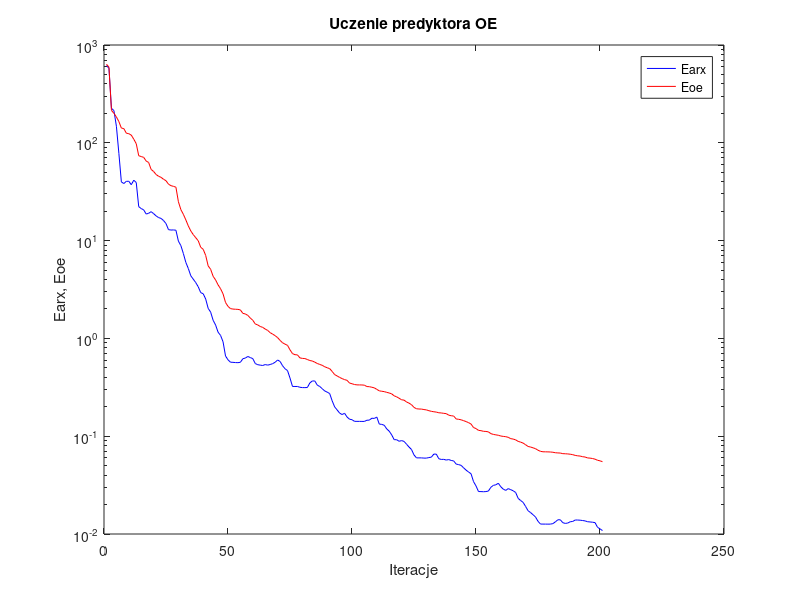
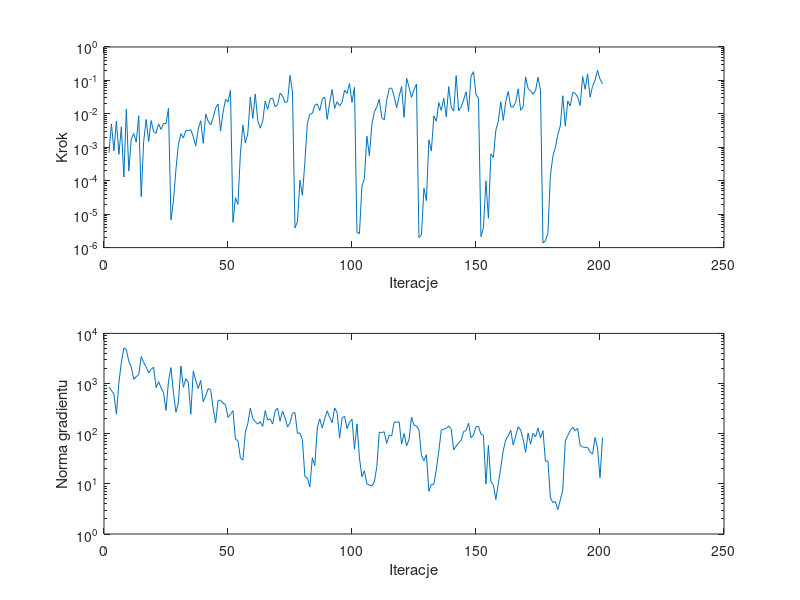

Reproduce these figures in MATLAB, in order.
%uczenie predyktora oe
clear all;
n=0; farx(n+1)=6.145608e+002; foe(n+1)=6.359873e+002; wspucz(n+1)=0.000000e+000; ng(n+1)=0.000000e+000;
%odnowa zmiennej metryki
n=1; farx(n+1)=5.794192e+002; foe(n+1)=5.934398e+002; krok(n+1)=6.847610e-004; ng(n+1)=8.518659e+002;
n=2; farx(n+1)=2.250172e+002; foe(n+1)=2.146697e+002; krok(n+1)=5.003630e-003; ng(n+1)=7.233288e+002;
n=3; farx(n+1)=2.136312e+002; foe(n+1)=2.001578e+002; krok(n+1)=7.821151e-004; ng(n+1)=6.213830e+002;
n=4; farx(n+1)=1.475843e+002; foe(n+1)=1.838331e+002; krok(n+1)=6.130766e-003; ng(n+1)=2.441882e+002;
n=5; farx(n+1)=7.777185e+001; foe(n+1)=1.647067e+002; krok(n+1)=6.166559e-004; ng(n+1)=1.044345e+003;
n=6; farx(n+1)=3.981925e+001; foe(n+1)=1.415280e+002; krok(n+1)=4.112443e-003; ng(n+1)=2.646275e+003;
n=7; farx(n+1)=3.833866e+001; foe(n+1)=1.396980e+002; krok(n+1)=1.289393e-004; ng(n+1)=5.111301e+003;
n=8; farx(n+1)=4.037300e+001; foe(n+1)=1.253527e+002; krok(n+1)=1.376948e-002; ng(n+1)=4.805775e+003;
n=9; farx(n+1)=4.042886e+001; foe(n+1)=1.239369e+002; krok(n+1)=1.963632e-004; ng(n+1)=2.760803e+003;
n=10; farx(n+1)=3.728117e+001; foe(n+1)=1.198817e+002; krok(n+1)=1.812955e-003; ng(n+1)=2.127029e+003;
n=11; farx(n+1)=4.145900e+001; foe(n+1)=1.089092e+002; krok(n+1)=2.583925e-003; ng(n+1)=1.217128e+003;
n=12; farx(n+1)=3.928176e+001; foe(n+1)=9.792946e+001; krok(n+1)=1.420511e-003; ng(n+1)=1.366258e+003;
n=13; farx(n+1)=2.222611e+001; foe(n+1)=7.375373e+001; krok(n+1)=8.744518e-003; ng(n+1)=1.498659e+003;
n=14; farx(n+1)=2.126876e+001; foe(n+1)=7.236930e+001; krok(n+1)=3.328831e-005; ng(n+1)=3.455347e+003;
n=15; farx(n+1)=2.062177e+001; foe(n+1)=7.098274e+001; krok(n+1)=1.505777e-003; ng(n+1)=2.625974e+003;
n=16; farx(n+1)=1.869264e+001; foe(n+1)=6.512042e+001; krok(n+1)=6.800237e-003; ng(n+1)=2.138182e+003;
n=17; farx(n+1)=1.902194e+001; foe(n+1)=6.291309e+001; krok(n+1)=1.486749e-003; ng(n+1)=1.639178e+003;
n=18; farx(n+1)=1.976901e+001; foe(n+1)=5.343664e+001; krok(n+1)=6.324208e-003; ng(n+1)=1.909890e+003;
n=19; farx(n+1)=1.887308e+001; foe(n+1)=5.089319e+001; krok(n+1)=2.929274e-003; ng(n+1)=2.121201e+003;
n=20; farx(n+1)=1.790391e+001; foe(n+1)=4.742038e+001; krok(n+1)=2.647552e-003; ng(n+1)=8.317061e+002;
n=21; farx(n+1)=1.719155e+001; foe(n+1)=4.548341e+001; krok(n+1)=5.022246e-003; ng(n+1)=1.094490e+003;
n=22; farx(n+1)=1.687002e+001; foe(n+1)=4.435690e+001; krok(n+1)=3.427028e-003; ng(n+1)=8.239242e+002;
n=23; farx(n+1)=1.603646e+001; foe(n+1)=4.237827e+001; krok(n+1)=5.167850e-003; ng(n+1)=6.623710e+002;
n=24; farx(n+1)=1.493621e+001; foe(n+1)=4.097275e+001; krok(n+1)=5.095665e-003; ng(n+1)=2.918325e+002;
n=25; farx(n+1)=1.294397e+001; foe(n+1)=3.774889e+001; krok(n+1)=1.464382e-002; ng(n+1)=1.106745e+003;
%odnowa zmiennej metryki
n=26; farx(n+1)=1.281876e+001; foe(n+1)=3.645094e+001; krok(n+1)=6.695013e-006; ng(n+1)=2.076204e+003;
n=27; farx(n+1)=1.286143e+001; foe(n+1)=3.587590e+001; krok(n+1)=2.509886e-005; ng(n+1)=6.623124e+002;
n=28; farx(n+1)=1.276237e+001; foe(n+1)=3.515920e+001; krok(n+1)=2.154098e-004; ng(n+1)=2.673059e+002;
n=29; farx(n+1)=9.877167e+000; foe(n+1)=2.495847e+001; krok(n+1)=1.207428e-003; ng(n+1)=4.204661e+002;
n=30; farx(n+1)=8.880037e+000; foe(n+1)=2.072163e+001; krok(n+1)=2.547833e-003; ng(n+1)=2.245713e+003;
n=31; farx(n+1)=7.377580e+000; foe(n+1)=1.857001e+001; krok(n+1)=1.908037e-003; ng(n+1)=8.366273e+002;
n=32; farx(n+1)=5.981715e+000; foe(n+1)=1.627974e+001; krok(n+1)=3.144401e-003; ng(n+1)=1.253556e+003;
n=33; farx(n+1)=5.183674e+000; foe(n+1)=1.412147e+001; krok(n+1)=3.187345e-003; ng(n+1)=1.055474e+003;
n=34; farx(n+1)=4.365923e+000; foe(n+1)=1.254547e+001; krok(n+1)=3.334617e-003; ng(n+1)=2.438990e+002;
n=35; farx(n+1)=4.030530e+000; foe(n+1)=1.150835e+001; krok(n+1)=2.077331e-003; ng(n+1)=1.782238e+003;
n=36; farx(n+1)=3.719236e+000; foe(n+1)=1.070057e+001; krok(n+1)=1.102111e-003; ng(n+1)=1.146354e+003;
n=37; farx(n+1)=3.370275e+000; foe(n+1)=9.960353e+000; krok(n+1)=3.514634e-003; ng(n+1)=7.955162e+002;
n=38; farx(n+1)=2.937600e+000; foe(n+1)=8.543678e+000; krok(n+1)=6.256921e-003; ng(n+1)=1.158143e+003;
n=39; farx(n+1)=2.861342e+000; foe(n+1)=8.146419e+000; krok(n+1)=1.317301e-003; ng(n+1)=4.334163e+002;
n=40; farx(n+1)=2.527672e+000; foe(n+1)=7.054735e+000; krok(n+1)=9.832841e-003; ng(n+1)=5.722754e+002;
n=41; farx(n+1)=2.030435e+000; foe(n+1)=5.516849e+000; krok(n+1)=6.053639e-003; ng(n+1)=7.922475e+002;
n=42; farx(n+1)=1.856175e+000; foe(n+1)=5.086691e+000; krok(n+1)=4.649896e-003; ng(n+1)=7.556025e+002;
n=43; farx(n+1)=1.532602e+000; foe(n+1)=4.316153e+000; krok(n+1)=7.598245e-003; ng(n+1)=3.227917e+002;
n=44; farx(n+1)=1.369502e+000; foe(n+1)=3.957926e+000; krok(n+1)=1.500979e-002; ng(n+1)=1.643031e+002;
n=45; farx(n+1)=1.157282e+000; foe(n+1)=3.526656e+000; krok(n+1)=1.975828e-002; ng(n+1)=4.638085e+002;
n=46; farx(n+1)=1.073140e+000; foe(n+1)=3.219336e+000; krok(n+1)=3.096185e-003; ng(n+1)=4.630571e+002;
n=47; farx(n+1)=9.237494e-001; foe(n+1)=2.856059e+000; krok(n+1)=1.109636e-002; ng(n+1)=4.049869e+002;
n=48; farx(n+1)=6.608259e-001; foe(n+1)=2.329354e+000; krok(n+1)=2.721013e-002; ng(n+1)=3.806769e+002;
n=49; farx(n+1)=6.042516e-001; foe(n+1)=2.125426e+000; krok(n+1)=2.272397e-002; ng(n+1)=2.099682e+002;
n=50; farx(n+1)=5.708970e-001; foe(n+1)=2.016178e+000; krok(n+1)=5.034993e-002; ng(n+1)=2.423224e+002;
%odnowa zmiennej metryki
n=51; farx(n+1)=5.692693e-001; foe(n+1)=1.994777e+000; krok(n+1)=5.656906e-006; ng(n+1)=2.868484e+002;
n=52; farx(n+1)=5.662211e-001; foe(n+1)=1.986825e+000; krok(n+1)=3.079431e-005; ng(n+1)=7.724204e+001;
n=53; farx(n+1)=5.647494e-001; foe(n+1)=1.980978e+000; krok(n+1)=1.961746e-005; ng(n+1)=7.314063e+001;
n=54; farx(n+1)=5.700483e-001; foe(n+1)=1.954266e+000; krok(n+1)=6.497382e-004; ng(n+1)=3.281434e+001;
n=55; farx(n+1)=6.199708e-001; foe(n+1)=1.803262e+000; krok(n+1)=4.563662e-003; ng(n+1)=2.967486e+001;
n=56; farx(n+1)=6.295564e-001; foe(n+1)=1.778479e+000; krok(n+1)=1.338974e-003; ng(n+1)=1.072828e+002;
n=57; farx(n+1)=6.535093e-001; foe(n+1)=1.717357e+000; krok(n+1)=2.651602e-003; ng(n+1)=1.613341e+002;
n=58; farx(n+1)=6.369224e-001; foe(n+1)=1.614362e+000; krok(n+1)=3.172883e-002; ng(n+1)=3.236596e+002;
n=59; farx(n+1)=6.211703e-001; foe(n+1)=1.531495e+000; krok(n+1)=7.314625e-003; ng(n+1)=2.020326e+002;
n=60; farx(n+1)=5.531494e-001; foe(n+1)=1.404679e+000; krok(n+1)=3.929724e-002; ng(n+1)=1.737272e+002;
n=61; farx(n+1)=5.384400e-001; foe(n+1)=1.372598e+000; krok(n+1)=6.256921e-003; ng(n+1)=1.551585e+002;
n=62; farx(n+1)=5.329933e-001; foe(n+1)=1.324572e+000; krok(n+1)=3.722051e-003; ng(n+1)=1.735124e+002;
n=63; farx(n+1)=5.285595e-001; foe(n+1)=1.296087e+000; krok(n+1)=5.967206e-003; ng(n+1)=1.395336e+002;
n=64; farx(n+1)=5.401111e-001; foe(n+1)=1.246951e+000; krok(n+1)=2.409244e-002; ng(n+1)=2.875620e+002;
n=65; farx(n+1)=5.330901e-001; foe(n+1)=1.206606e+000; krok(n+1)=1.360507e-002; ng(n+1)=1.870220e+002;
n=66; farx(n+1)=5.407444e-001; foe(n+1)=1.144523e+000; krok(n+1)=2.812841e-002; ng(n+1)=1.961950e+002;
n=67; farx(n+1)=5.518324e-001; foe(n+1)=1.106102e+000; krok(n+1)=2.967304e-002; ng(n+1)=1.556095e+002;
n=68; farx(n+1)=5.704285e-001; foe(n+1)=1.067047e+000; krok(n+1)=1.626130e-002; ng(n+1)=2.839916e+002;
n=69; farx(n+1)=6.010860e-001; foe(n+1)=1.018405e+000; krok(n+1)=1.873553e-002; ng(n+1)=3.229014e+002;
n=70; farx(n+1)=5.813506e-001; foe(n+1)=9.543607e-001; krok(n+1)=4.134280e-002; ng(n+1)=1.779855e+002;
n=71; farx(n+1)=5.255790e-001; foe(n+1)=9.020907e-001; krok(n+1)=3.452721e-002; ng(n+1)=2.847320e+002;
n=72; farx(n+1)=4.895226e-001; foe(n+1)=8.732569e-001; krok(n+1)=2.191235e-002; ng(n+1)=2.062443e+002;
n=73; farx(n+1)=4.685726e-001; foe(n+1)=8.491297e-001; krok(n+1)=2.308292e-002; ng(n+1)=1.372828e+002;
n=74; farx(n+1)=3.930532e-001; foe(n+1)=7.639947e-001; krok(n+1)=1.420169e-001; ng(n+1)=1.640228e+002;
n=75; farx(n+1)=3.227983e-001; foe(n+1)=6.994548e-001; krok(n+1)=4.486659e-002; ng(n+1)=2.568165e+002;
%odnowa zmiennej metryki
n=76; farx(n+1)=3.224755e-001; foe(n+1)=6.814843e-001; krok(n+1)=3.872941e-006; ng(n+1)=2.647208e+002;
n=77; farx(n+1)=3.224158e-001; foe(n+1)=6.783514e-001; krok(n+1)=5.961800e-006; ng(n+1)=1.015228e+002;
n=78; farx(n+1)=3.164691e-001; foe(n+1)=6.319719e-001; krok(n+1)=1.042068e-004; ng(n+1)=1.033155e+002;
n=79; farx(n+1)=3.141524e-001; foe(n+1)=6.243907e-001; krok(n+1)=3.651596e-005; ng(n+1)=7.578736e+001;
n=80; farx(n+1)=3.138981e-001; foe(n+1)=6.220369e-001; krok(n+1)=3.652332e-004; ng(n+1)=1.396781e+001;
n=81; farx(n+1)=3.146583e-001; foe(n+1)=6.087169e-001; krok(n+1)=5.173682e-003; ng(n+1)=1.302939e+001;
n=82; farx(n+1)=3.504480e-001; foe(n+1)=5.936623e-001; krok(n+1)=9.816978e-003; ng(n+1)=8.734612e+000;
n=83; farx(n+1)=3.671283e-001; foe(n+1)=5.873229e-001; krok(n+1)=1.027490e-002; ng(n+1)=3.312989e+001;
n=84; farx(n+1)=3.671473e-001; foe(n+1)=5.713619e-001; krok(n+1)=1.801017e-002; ng(n+1)=2.319784e+001;
n=85; farx(n+1)=3.327845e-001; foe(n+1)=5.541786e-001; krok(n+1)=1.987953e-002; ng(n+1)=1.303315e+002;
n=86; farx(n+1)=3.222734e-001; foe(n+1)=5.416121e-001; krok(n+1)=1.256682e-002; ng(n+1)=1.977863e+002;
n=87; farx(n+1)=3.059689e-001; foe(n+1)=5.305822e-001; krok(n+1)=2.788178e-002; ng(n+1)=1.306046e+002;
n=88; farx(n+1)=2.900747e-001; foe(n+1)=5.129211e-001; krok(n+1)=3.153338e-002; ng(n+1)=1.997586e+002;
n=89; farx(n+1)=2.822347e-001; foe(n+1)=5.011467e-001; krok(n+1)=6.854056e-003; ng(n+1)=2.862585e+002;
n=90; farx(n+1)=2.728503e-001; foe(n+1)=4.906515e-001; krok(n+1)=2.183177e-002; ng(n+1)=2.099979e+002;
n=91; farx(n+1)=2.301244e-001; foe(n+1)=4.592991e-001; krok(n+1)=5.360061e-002; ng(n+1)=1.663460e+002;
n=92; farx(n+1)=1.994488e-001; foe(n+1)=4.265085e-001; krok(n+1)=1.464382e-002; ng(n+1)=3.264671e+002;
n=93; farx(n+1)=1.857372e-001; foe(n+1)=4.132845e-001; krok(n+1)=2.307159e-002; ng(n+1)=2.631458e+002;
n=94; farx(n+1)=1.723558e-001; foe(n+1)=3.992204e-001; krok(n+1)=1.736512e-002; ng(n+1)=8.152750e+001;
n=95; farx(n+1)=1.665518e-001; foe(n+1)=3.882119e-001; krok(n+1)=2.219272e-002; ng(n+1)=2.044744e+002;
n=96; farx(n+1)=1.715937e-001; foe(n+1)=3.790956e-001; krok(n+1)=5.122362e-002; ng(n+1)=2.235310e+002;
n=97; farx(n+1)=1.572740e-001; foe(n+1)=3.727398e-001; krok(n+1)=4.048730e-002; ng(n+1)=1.256118e+002;
n=98; farx(n+1)=1.491561e-001; foe(n+1)=3.495395e-001; krok(n+1)=8.097460e-002; ng(n+1)=1.691656e+002;
n=99; farx(n+1)=1.474908e-001; foe(n+1)=3.438885e-001; krok(n+1)=2.191235e-002; ng(n+1)=1.951222e+002;
n=100; farx(n+1)=1.419068e-001; foe(n+1)=3.376473e-001; krok(n+1)=6.247411e-002; ng(n+1)=4.885368e+001;
%odnowa zmiennej metryki
n=101; farx(n+1)=1.418280e-001; foe(n+1)=3.347699e-001; krok(n+1)=2.881842e-006; ng(n+1)=1.566527e+002;
n=102; farx(n+1)=1.417967e-001; foe(n+1)=3.345784e-001; krok(n+1)=2.615947e-006; ng(n+1)=3.299573e+001;
n=103; farx(n+1)=1.416546e-001; foe(n+1)=3.340970e-001; krok(n+1)=6.918420e-005; ng(n+1)=1.378804e+001;
n=104; farx(n+1)=1.416389e-001; foe(n+1)=3.325144e-001; krok(n+1)=1.174532e-004; ng(n+1)=1.823415e+001;
n=105; farx(n+1)=1.456018e-001; foe(n+1)=3.217435e-001; krok(n+1)=2.145173e-003; ng(n+1)=9.968224e+000;
n=106; farx(n+1)=1.460748e-001; foe(n+1)=3.209237e-001; krok(n+1)=5.631478e-004; ng(n+1)=9.416414e+000;
n=107; farx(n+1)=1.527004e-001; foe(n+1)=3.165380e-001; krok(n+1)=4.692985e-003; ng(n+1)=9.116535e+000;
n=108; farx(n+1)=1.519847e-001; foe(n+1)=3.121516e-001; krok(n+1)=1.153579e-002; ng(n+1)=1.091430e+001;
n=109; farx(n+1)=1.569268e-001; foe(n+1)=3.012846e-001; krok(n+1)=1.604627e-002; ng(n+1)=2.200071e+001;
n=110; farx(n+1)=1.329807e-001; foe(n+1)=2.908799e-001; krok(n+1)=2.741623e-002; ng(n+1)=1.071575e+002;
n=111; farx(n+1)=1.321033e-001; foe(n+1)=2.880895e-001; krok(n+1)=7.824004e-003; ng(n+1)=1.055596e+002;
n=112; farx(n+1)=1.293951e-001; foe(n+1)=2.857137e-001; krok(n+1)=6.607631e-003; ng(n+1)=1.090859e+002;
n=113; farx(n+1)=1.187379e-001; foe(n+1)=2.807430e-001; krok(n+1)=2.539936e-002; ng(n+1)=6.411606e+001;
n=114; farx(n+1)=1.125665e-001; foe(n+1)=2.767383e-001; krok(n+1)=5.753289e-002; ng(n+1)=9.351985e+001;
n=115; farx(n+1)=1.032125e-001; foe(n+1)=2.709356e-001; krok(n+1)=5.908701e-002; ng(n+1)=9.023403e+001;
n=116; farx(n+1)=9.218101e-002; foe(n+1)=2.588932e-001; krok(n+1)=3.320390e-002; ng(n+1)=1.718728e+002;
n=117; farx(n+1)=9.205886e-002; foe(n+1)=2.526127e-001; krok(n+1)=1.521910e-002; ng(n+1)=1.689411e+002;
n=118; farx(n+1)=8.873082e-002; foe(n+1)=2.443160e-001; krok(n+1)=3.320390e-002; ng(n+1)=1.723532e+002;
n=119; farx(n+1)=9.016876e-002; foe(n+1)=2.357181e-001; krok(n+1)=6.640781e-002; ng(n+1)=6.210628e+001;
n=120; farx(n+1)=8.847696e-002; foe(n+1)=2.338358e-001; krok(n+1)=7.835038e-003; ng(n+1)=1.012366e+002;
n=121; farx(n+1)=8.272912e-002; foe(n+1)=2.236874e-001; krok(n+1)=1.181740e-001; ng(n+1)=5.733702e+001;
n=122; farx(n+1)=7.747922e-002; foe(n+1)=2.177524e-001; krok(n+1)=6.255374e-002; ng(n+1)=7.626521e+001;
n=123; farx(n+1)=7.307597e-002; foe(n+1)=2.099120e-001; krok(n+1)=3.111701e-002; ng(n+1)=2.149768e+002;
n=124; farx(n+1)=6.431678e-002; foe(n+1)=1.970588e-001; krok(n+1)=5.223014e-002; ng(n+1)=1.477789e+002;
n=125; farx(n+1)=6.004984e-002; foe(n+1)=1.908528e-001; krok(n+1)=7.799474e-002; ng(n+1)=1.427771e+002;
%odnowa zmiennej metryki
n=126; farx(n+1)=6.004196e-002; foe(n+1)=1.896518e-001; krok(n+1)=2.003006e-006; ng(n+1)=1.190705e+002;
n=127; farx(n+1)=6.002653e-002; foe(n+1)=1.894495e-001; krok(n+1)=2.400596e-006; ng(n+1)=3.688140e+001;
n=128; farx(n+1)=5.971927e-002; foe(n+1)=1.872597e-001; krok(n+1)=5.926241e-005; ng(n+1)=2.898426e+001;
n=129; farx(n+1)=5.970038e-002; foe(n+1)=1.858116e-001; krok(n+1)=2.537849e-005; ng(n+1)=3.801100e+001;
n=130; farx(n+1)=6.046522e-002; foe(n+1)=1.823332e-001; krok(n+1)=1.675019e-003; ng(n+1)=7.125228e+000;
n=131; farx(n+1)=6.108952e-002; foe(n+1)=1.796220e-001; krok(n+1)=7.740461e-004; ng(n+1)=9.815736e+000;
n=132; farx(n+1)=6.563509e-002; foe(n+1)=1.778244e-001; krok(n+1)=8.669283e-003; ng(n+1)=9.762261e+000;
n=133; farx(n+1)=6.555728e-002; foe(n+1)=1.763898e-001; krok(n+1)=5.997467e-003; ng(n+1)=1.946584e+001;
n=134; farx(n+1)=5.882617e-002; foe(n+1)=1.736078e-001; krok(n+1)=2.165649e-002; ng(n+1)=4.498481e+001;
n=135; farx(n+1)=5.786014e-002; foe(n+1)=1.729075e-001; krok(n+1)=1.263902e-002; ng(n+1)=1.168733e+002;
n=136; farx(n+1)=5.802478e-002; foe(n+1)=1.712357e-001; krok(n+1)=2.928765e-002; ng(n+1)=1.233493e+002;
n=137; farx(n+1)=5.701409e-002; foe(n+1)=1.701903e-001; krok(n+1)=8.190859e-003; ng(n+1)=1.277770e+002;
n=138; farx(n+1)=5.770255e-002; foe(n+1)=1.640918e-001; krok(n+1)=6.503090e-002; ng(n+1)=1.426323e+002;
n=139; farx(n+1)=5.649332e-002; foe(n+1)=1.619282e-001; krok(n+1)=1.611092e-002; ng(n+1)=1.240337e+002;
n=140; farx(n+1)=5.588873e-002; foe(n+1)=1.607942e-001; krok(n+1)=1.203834e-002; ng(n+1)=4.729393e+001;
n=141; farx(n+1)=5.186616e-002; foe(n+1)=1.500647e-001; krok(n+1)=1.399123e-001; ng(n+1)=5.679798e+001;
n=142; farx(n+1)=5.121888e-002; foe(n+1)=1.488618e-001; krok(n+1)=1.238474e-002; ng(n+1)=6.543445e+001;
n=143; farx(n+1)=5.033464e-002; foe(n+1)=1.470987e-001; krok(n+1)=1.586441e-002; ng(n+1)=7.395070e+001;
n=144; farx(n+1)=4.748345e-002; foe(n+1)=1.441987e-001; krok(n+1)=2.618049e-002; ng(n+1)=1.108193e+002;
n=145; farx(n+1)=4.499932e-002; foe(n+1)=1.410648e-001; krok(n+1)=4.530245e-002; ng(n+1)=1.152110e+002;
n=146; farx(n+1)=4.302221e-002; foe(n+1)=1.376671e-001; krok(n+1)=1.193571e-002; ng(n+1)=1.626373e+002;
n=147; farx(n+1)=4.132407e-002; foe(n+1)=1.331022e-001; krok(n+1)=1.337651e-001; ng(n+1)=8.295789e+001;
n=148; farx(n+1)=3.432595e-002; foe(n+1)=1.226579e-001; krok(n+1)=1.827549e-001; ng(n+1)=9.440701e+001;
n=149; farx(n+1)=3.103015e-002; foe(n+1)=1.196836e-001; krok(n+1)=3.688951e-002; ng(n+1)=1.379631e+002;
n=150; farx(n+1)=2.718148e-002; foe(n+1)=1.147301e-001; krok(n+1)=2.954351e-002; ng(n+1)=1.402877e+002;
%odnowa zmiennej metryki
n=151; farx(n+1)=2.714460e-002; foe(n+1)=1.139364e-001; krok(n+1)=2.119766e-006; ng(n+1)=9.757496e+001;
n=152; farx(n+1)=2.705636e-002; foe(n+1)=1.122076e-001; krok(n+1)=4.000651e-006; ng(n+1)=9.281803e+001;
n=153; farx(n+1)=2.715680e-002; foe(n+1)=1.118465e-001; krok(n+1)=9.848602e-005; ng(n+1)=9.839975e+000;
n=154; farx(n+1)=2.749374e-002; foe(n+1)=1.107478e-001; krok(n+1)=7.559406e-006; ng(n+1)=5.865791e+001;
n=155; farx(n+1)=3.005688e-002; foe(n+1)=1.061873e-001; krok(n+1)=6.359070e-004; ng(n+1)=1.103552e+001;
n=156; farx(n+1)=3.141952e-002; foe(n+1)=1.043456e-001; krok(n+1)=4.957630e-004; ng(n+1)=9.541776e+000;
n=157; farx(n+1)=3.187166e-002; foe(n+1)=1.032132e-001; krok(n+1)=3.264384e-003; ng(n+1)=4.869161e+000;
n=158; farx(n+1)=3.302427e-002; foe(n+1)=1.022344e-001; krok(n+1)=6.023109e-003; ng(n+1)=1.015336e+001;
n=159; farx(n+1)=3.041833e-002; foe(n+1)=1.004399e-001; krok(n+1)=2.307159e-002; ng(n+1)=2.112289e+001;
n=160; farx(n+1)=2.873158e-002; foe(n+1)=9.955586e-002; krok(n+1)=6.380132e-003; ng(n+1)=4.637742e+001;
n=161; farx(n+1)=2.792989e-002; foe(n+1)=9.886792e-002; krok(n+1)=2.351648e-002; ng(n+1)=7.619175e+001;
n=162; farx(n+1)=2.912019e-002; foe(n+1)=9.738742e-002; krok(n+1)=4.681906e-002; ng(n+1)=8.992660e+001;
n=163; farx(n+1)=2.840136e-002; foe(n+1)=9.438591e-002; krok(n+1)=1.617035e-002; ng(n+1)=1.180195e+002;
n=164; farx(n+1)=2.766476e-002; foe(n+1)=9.348337e-002; krok(n+1)=1.603572e-002; ng(n+1)=5.942949e+001;
n=165; farx(n+1)=2.655552e-002; foe(n+1)=9.168892e-002; krok(n+1)=2.191235e-002; ng(n+1)=8.994273e+001;
n=166; farx(n+1)=2.313839e-002; foe(n+1)=8.854727e-002; krok(n+1)=5.598693e-002; ng(n+1)=1.378448e+002;
n=167; farx(n+1)=2.199690e-002; foe(n+1)=8.694710e-002; krok(n+1)=1.280341e-002; ng(n+1)=1.183123e+002;
n=168; farx(n+1)=2.105613e-002; foe(n+1)=8.502836e-002; krok(n+1)=1.617035e-002; ng(n+1)=7.800155e+001;
n=169; farx(n+1)=1.912247e-002; foe(n+1)=8.180347e-002; krok(n+1)=1.271551e-001; ng(n+1)=4.249179e+001;
n=170; farx(n+1)=1.729981e-002; foe(n+1)=7.854653e-002; krok(n+1)=5.709755e-002; ng(n+1)=1.034756e+002;
n=171; farx(n+1)=1.656438e-002; foe(n+1)=7.748779e-002; krok(n+1)=4.904612e-002; ng(n+1)=6.153114e+001;
n=172; farx(n+1)=1.574754e-002; foe(n+1)=7.607595e-002; krok(n+1)=3.847317e-002; ng(n+1)=1.020198e+002;
n=173; farx(n+1)=1.491997e-002; foe(n+1)=7.454922e-002; krok(n+1)=4.895097e-002; ng(n+1)=8.629289e+001;
n=174; farx(n+1)=1.348819e-002; foe(n+1)=7.187427e-002; krok(n+1)=1.241122e-001; ng(n+1)=1.302494e+002;
n=175; farx(n+1)=1.264220e-002; foe(n+1)=7.005448e-002; krok(n+1)=5.208958e-002; ng(n+1)=8.226424e+001;
%odnowa zmiennej metryki
n=176; farx(n+1)=1.262942e-002; foe(n+1)=6.929205e-002; krok(n+1)=1.376038e-006; ng(n+1)=1.146518e+002;
n=177; farx(n+1)=1.262513e-002; foe(n+1)=6.923951e-002; krok(n+1)=1.598501e-006; ng(n+1)=2.819664e+001;
n=178; farx(n+1)=1.261600e-002; foe(n+1)=6.912512e-002; krok(n+1)=2.756683e-006; ng(n+1)=2.878765e+001;
n=179; farx(n+1)=1.262512e-002; foe(n+1)=6.895025e-002; krok(n+1)=1.457243e-004; ng(n+1)=5.237531e+000;
n=180; farx(n+1)=1.276903e-002; foe(n+1)=6.853249e-002; krok(n+1)=5.391128e-004; ng(n+1)=4.225227e+000;
n=181; farx(n+1)=1.330914e-002; foe(n+1)=6.777111e-002; krok(n+1)=9.915259e-004; ng(n+1)=4.435508e+000;
n=182; farx(n+1)=1.397580e-002; foe(n+1)=6.745392e-002; krok(n+1)=2.400647e-003; ng(n+1)=3.068139e+000;
n=183; farx(n+1)=1.397383e-002; foe(n+1)=6.725708e-002; krok(n+1)=4.403244e-003; ng(n+1)=4.807172e+000;
n=184; farx(n+1)=1.305137e-002; foe(n+1)=6.631382e-002; krok(n+1)=3.477029e-002; ng(n+1)=7.614268e+000;
n=185; farx(n+1)=1.283418e-002; foe(n+1)=6.613857e-002; krok(n+1)=4.312903e-003; ng(n+1)=7.159346e+001;
n=186; farx(n+1)=1.294406e-002; foe(n+1)=6.587424e-002; krok(n+1)=2.426108e-002; ng(n+1)=9.247093e+001;
n=187; farx(n+1)=1.334891e-002; foe(n+1)=6.542643e-002; krok(n+1)=1.713076e-002; ng(n+1)=1.158794e+002;
n=188; farx(n+1)=1.343645e-002; foe(n+1)=6.476255e-002; krok(n+1)=4.331299e-002; ng(n+1)=1.343204e+002;
n=189; farx(n+1)=1.390568e-002; foe(n+1)=6.364360e-002; krok(n+1)=4.130221e-002; ng(n+1)=1.155900e+002;
n=190; farx(n+1)=1.389348e-002; foe(n+1)=6.300278e-002; krok(n+1)=3.203828e-002; ng(n+1)=1.269119e+002;
n=191; farx(n+1)=1.383871e-002; foe(n+1)=6.265947e-002; krok(n+1)=1.776017e-002; ng(n+1)=5.839808e+001;
n=192; farx(n+1)=1.373292e-002; foe(n+1)=6.168941e-002; krok(n+1)=1.308949e-001; ng(n+1)=5.424996e+001;
n=193; farx(n+1)=1.361331e-002; foe(n+1)=6.126111e-002; krok(n+1)=5.440189e-002; ng(n+1)=5.351376e+001;
n=194; farx(n+1)=1.335126e-002; foe(n+1)=5.995429e-002; krok(n+1)=1.568265e-001; ng(n+1)=5.305044e+001;
n=195; farx(n+1)=1.328163e-002; foe(n+1)=5.969742e-002; krok(n+1)=3.178877e-002; ng(n+1)=4.340593e+001;
n=196; farx(n+1)=1.319398e-002; foe(n+1)=5.912017e-002; krok(n+1)=6.677458e-002; ng(n+1)=3.929994e+001;
n=197; farx(n+1)=1.307942e-002; foe(n+1)=5.822457e-002; krok(n+1)=1.005346e-001; ng(n+1)=8.412877e+001;
n=198; farx(n+1)=1.171280e-002; foe(n+1)=5.674625e-002; krok(n+1)=2.020751e-001; ng(n+1)=5.196579e+001;
n=199; farx(n+1)=1.128789e-002; foe(n+1)=5.599817e-002; krok(n+1)=1.091056e-001; ng(n+1)=1.323731e+001;
n=200; farx(n+1)=1.084078e-002; foe(n+1)=5.485853e-002; krok(n+1)=7.951813e-002; ng(n+1)=8.367780e+001;

figure; semilogy(farx,'b'); hold on; semilogy(foe,'r'); xlabel('Iteracje'); ylabel('Earx, Eoe'); legend('Earx','Eoe'); title('Uczenie predyktora OE');
figure; subplot(2,1,1); semilogy(krok); xlabel('Iteracje'); ylabel('Krok');
subplot(2,1,2); semilogy(ng); xlabel('Iteracje'); ylabel('Norma gradientu');
Earx=farx(n+1)
Eoe=foe(n+1)
